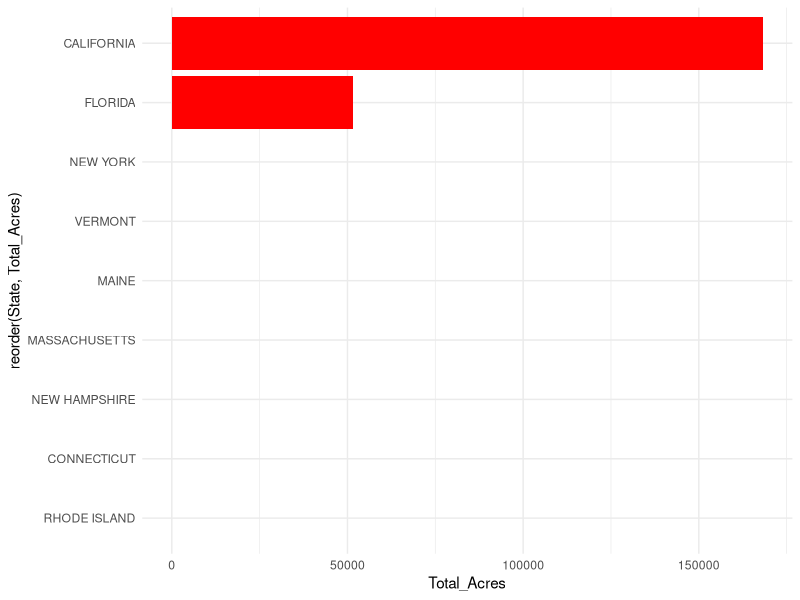
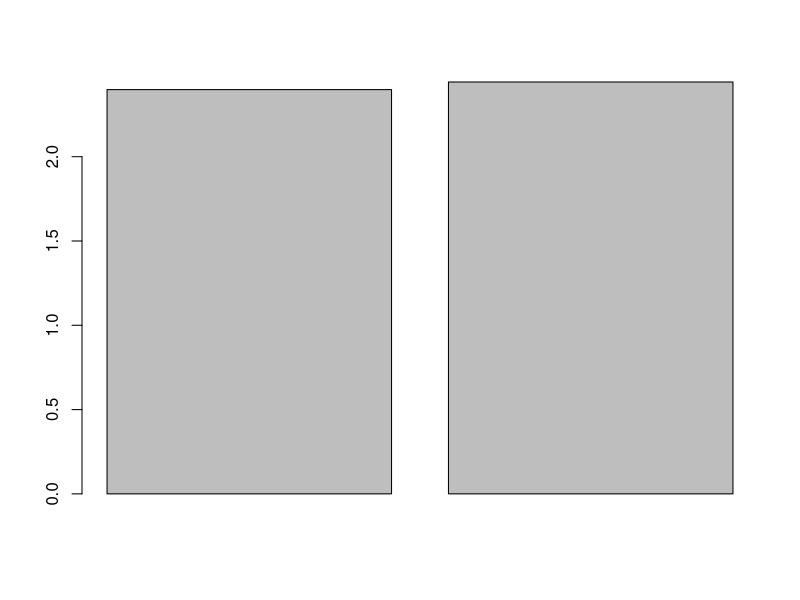
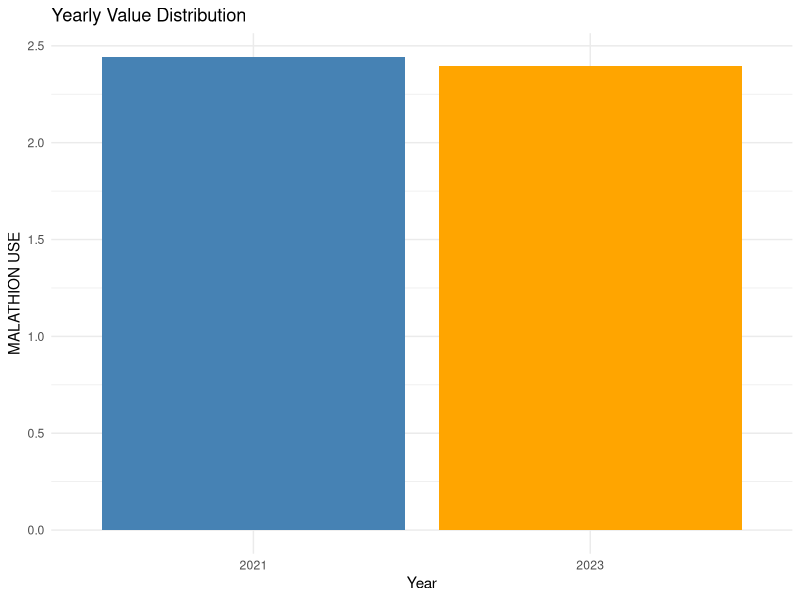
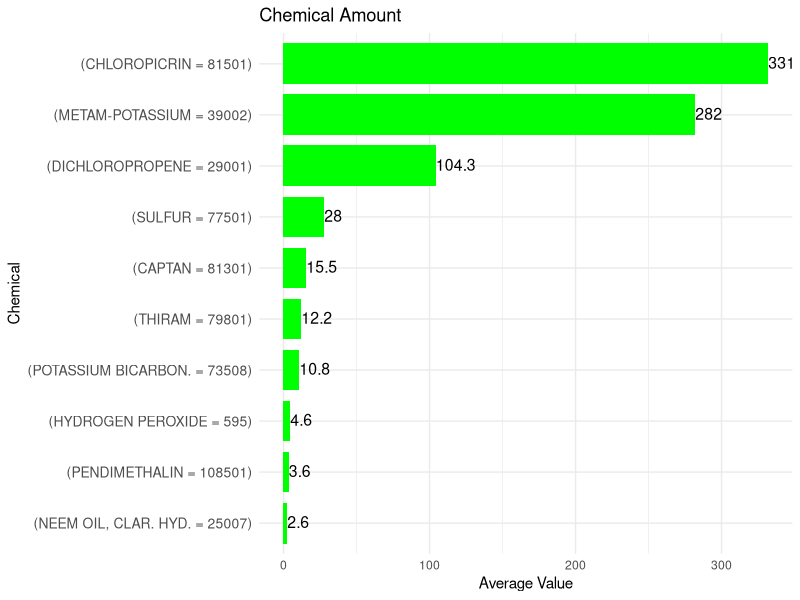
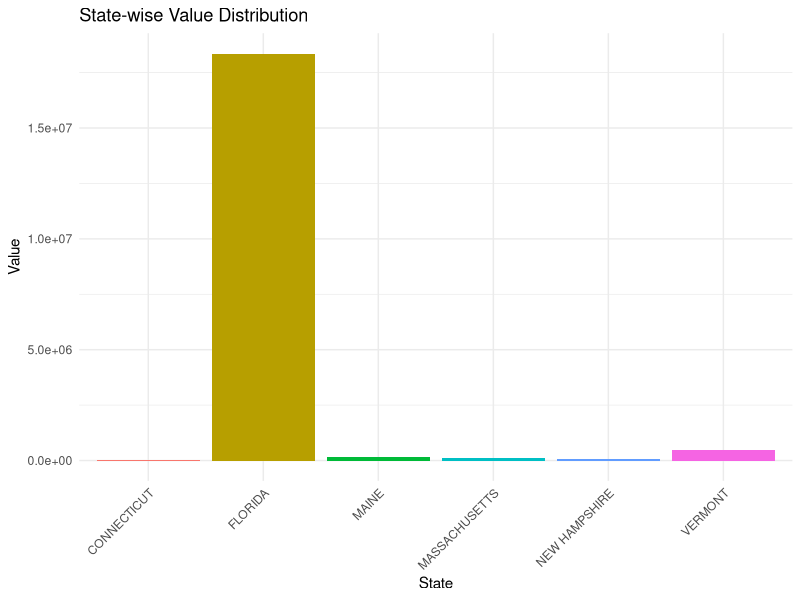

Write R code to recreate these figures, in order.
## ---- chunk 1
#| label: load libraries
#| warning: false
#| message: false

library(knitr)  
library(kableExtra)
library(tidyverse)
library(stringr)
## ---- chunk 2
#| label: read data - glimpse 

data <- read_csv("strawb_mar6.csv", col_names = TRUE)

glimpse(data)
## ---- chunk 3

##transfer to numerical

data <- data %>%
  mutate(
    Value = as.numeric(
      str_replace_all(
        str_replace_all(Value, ",", ""),
        "^(\\(D\\)|\\(NA\\)|\\(Z\\))$", NA_character_
      )
    ),
    `CV (%)` = as.numeric(
      str_replace_all(
        str_replace_all(`CV (%)`, ",", ""),
        "^(\\(D\\)|\\(NA\\)|\\(Z\\))$", NA_character_
      )
    )
  )

summary(data)


## ---- chunk 4
# eliminate single value column
drop_one_col <- function(data) {
  judge_c <- sapply(data, function(col) {
    if (is.list(col)) col <- unlist(col)
    length(unique(col)) == 1
  })
  return(data[, !judge_c, drop = FALSE])
}


data <- drop_one_col(data)

#delete empty col
data <- data[, !apply(is.na(data), 2, all)]


## ---- chunk 5

#seperate

data <- data |>
  separate_wider_delim(  cols = `Data Item`,
                         delim = " - ",
                         names = c("Fruit",
                                 "Category"),
                         too_many = "error",
                         too_few = "align_start"
                       )

data <- data |>
  separate_wider_delim(  cols = Fruit,
                         delim = ", ",
                         names = c("Fruit",
                                 "ORGANIC",
                                 "Organic detail"),
                         
                         too_many = "error",
                         too_few = "align_start"
                       )

data$Commodity <- NULL



data <- data |>
  separate_wider_delim(  cols = `Domain Category`,
                         delim = ": ",
                         names = c("Chemical",
                                 "Amount"),
                         
                         too_many = "error",
                         too_few = "align_start"
                       )

data$Domain <- NULL
## ---- chunk 6

# filter by chemical

chemical_data <- data |>
  filter(str_detect(Chemical, "^CHEMICAL"))

chemical_data <- chemical_data |>
  separate_wider_delim(  cols = Chemical,
                         delim = ", ",
                         names = c("null",
                                 "Chemical_Genre"),
                         
                         too_many = "error",
                         too_few = "align_start"
                       )

chemical_data <- chemical_data |> drop_one_col()

## ---- chunk 7

#filter by organic

fruit_data <- data |>
  filter(Fruit == "STRAWBERRIES")

## ---- chunk 8


#Question 1

table(fruit_data$State)
#the distribution in data 


library(ggplot2)
#acre data
fruit_data$Category
acre <- fruit_data %>%
  filter(Category == "ACRES HARVESTED")

acre$Organic <- ifelse(is.na(acre$ORGANIC),"Conventional","ORGANIC")

#NA for converntional 
state_summary <- acre %>%
  group_by(State) %>%
  summarise(Total_Acres = sum(Value, na.rm = TRUE)) %>%
  arrange(desc(Total_Acres))

print(state_summary)
kable(state_summary, caption = "State-wise Total Acres Summary")%>%
  kable_styling(font_size = 14, bootstrap_options = c("striped", "hover", "condensed", "responsive"))
#
acre$Organic <- ifelse(acre$ORGANIC == "ORGANIC",1,0)
# visualize

ggplot(state_summary, aes(x = reorder(State, Total_Acres), y = Total_Acres)) +
  geom_col(fill = "red") +
  coord_flip() +
  theme_minimal()

organic_summary <- acre %>%
  group_by(Organic) %>%
  summarise(Total_Acres = sum(Value, na.rm = TRUE)) %>%
  arrange(desc(Total_Acres))
print(organic_summary)





## ---- chunk 9
#Question 2
View(chemical_data)
## ---- chunk 10

fruit_data$ORGANIC
organic_data <- filter(fruit_data,ORGANIC=="ORGANIC")

View(organic_data)
## ---- chunk 11

#matching the toxic list
pattern <- "CAPTAFOL|DIAZINON|MALATHION|Dibromoethane|Glyphosate|DDT"

row_indices <- which(grepl(pattern, chemical_data$Amount, ignore.case = TRUE))

matches <- chemical_data[row_indices, ]

matches$OriginalRow <- row_indices


match_clean<-na.omit(matches)
match_clean<-match_clean %>%
  filter(Category=="APPLICATIONS, MEASURED IN LB / ACRE / YEAR, AVG")

head(match_clean)


library(ggplot2)

barplot(match_clean$Value)

yearly_summary <- match_clean %>%
  group_by(Year) %>%
  summarise(Total_Value = Value)


ggplot(yearly_summary, aes(x = factor(Year), y = Total_Value, fill = factor(Year))) +
  geom_bar(stat = "identity") +
  labs(title = "Yearly Value Distribution", x = "Year", y = "MALATHION USE") +
  theme_minimal() +
  scale_fill_manual(values = c("2021" = "steelblue", "2023" = "orange")) +
  theme(legend.position = "none")  

## ---- chunk 12
#find the most amount of chemical 

chemical_data2 <- chemical_data |>
  filter(Category == "APPLICATIONS, MEASURED IN LB / ACRE / YEAR, AVG")

result <- chemical_data2 %>%
  group_by(Amount) %>%
  summarise(AvgValue = mean(Value, na.rm = TRUE))
print(result)

result_no_zero <- result %>%
  filter(AvgValue != 0)|>
  arrange(desc(AvgValue))
head(result_no_zero)
#######前10
result_clean<-head(result_no_zero,10)

kable(result_clean)%>%
  kable_styling(font_size = 14, bootstrap_options = c("striped", "hover", "condensed", "responsive"))

ggplot(result_clean, aes(x=reorder(Amount,AvgValue), y=AvgValue))+
  geom_bar(stat = "identity", fill = "green", width = 0.8)+
  theme_minimal()+
  labs(title="Chemical Amount",
       x="Chemical",
       y="Average Value")+
  theme(axis.text.y = element_text(size = 10))+
  geom_text(aes(label = round(AvgValue, 1)),
            angle = 0, hjust = 0, vjust = 0.4, size = 4)+
  coord_flip()


  
## ---- chunk 13
#organic sales in fresh market
organic_freshmarket <- organic_data |> 
  filter(`Organic detail`== "FRESH MARKET", Category == "SALES, MEASURED IN $") |>
  drop_one_col()
head(organic_freshmarket)

data<- organic_freshmarket %>%
  filter(!is.na(Value)) %>%
  select(1:3)

#barplot 
ggplot(data, aes(x = State, y = Value, fill = State)) +
  geom_bar(stat = "identity", show.legend = FALSE) +
  labs(title = "State-wise Value Distribution", x = "State", y = "Value") +
  theme_minimal() +
  theme(axis.text.x = element_text(angle = 45, hjust = 1)) 

kable(data, caption = "State-wise Value Table", align = "c") %>%
  kable_styling(
    font_size = 14, 
    bootstrap_options = c("striped", "hover", "condensed", "responsive"), 
    full_width = FALSE
  ) %>%
  column_spec(1, bold = TRUE) 
